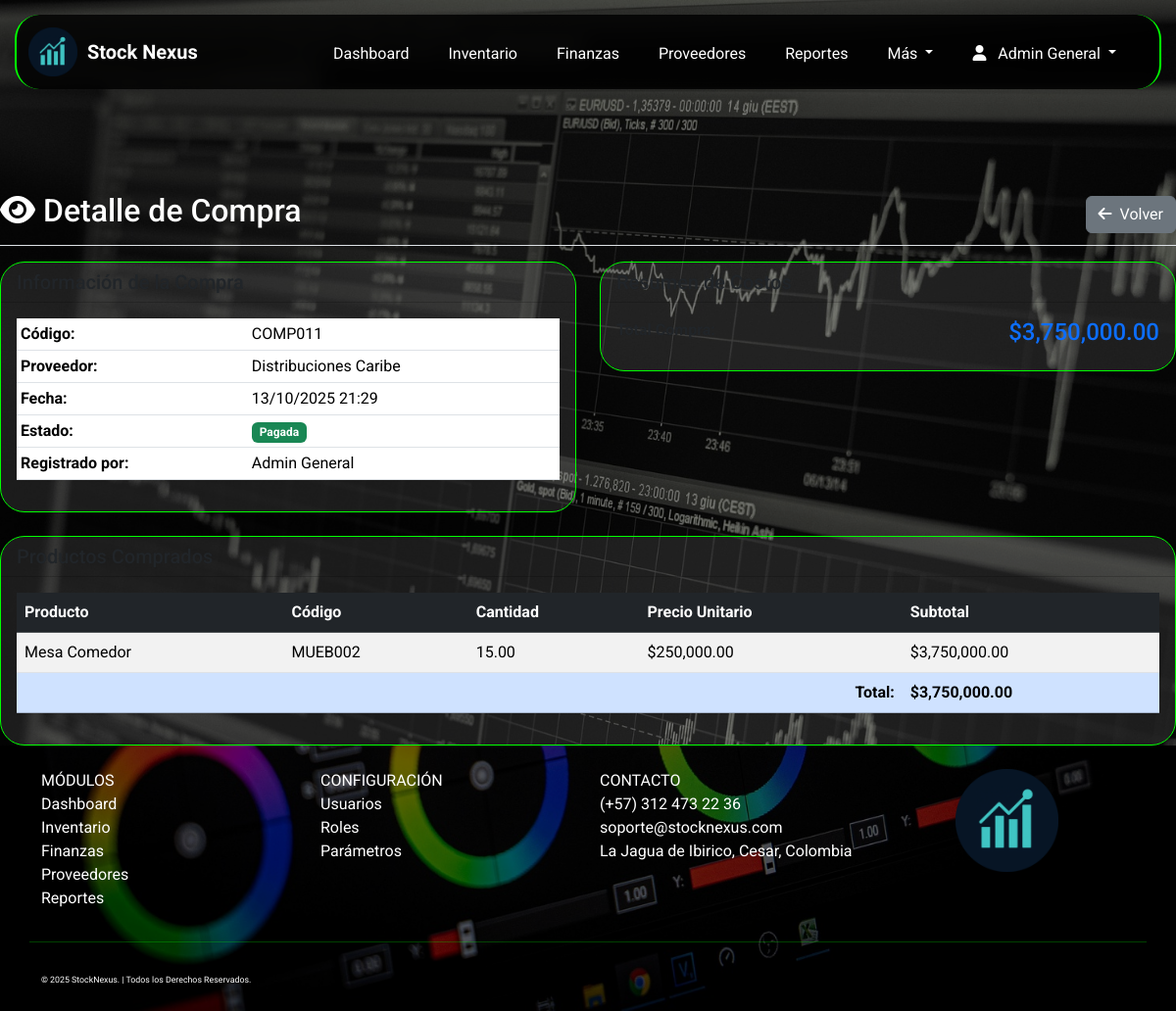
Page /index.php?page=detalle_compra&id=11 (signed in) on the earlier database version.
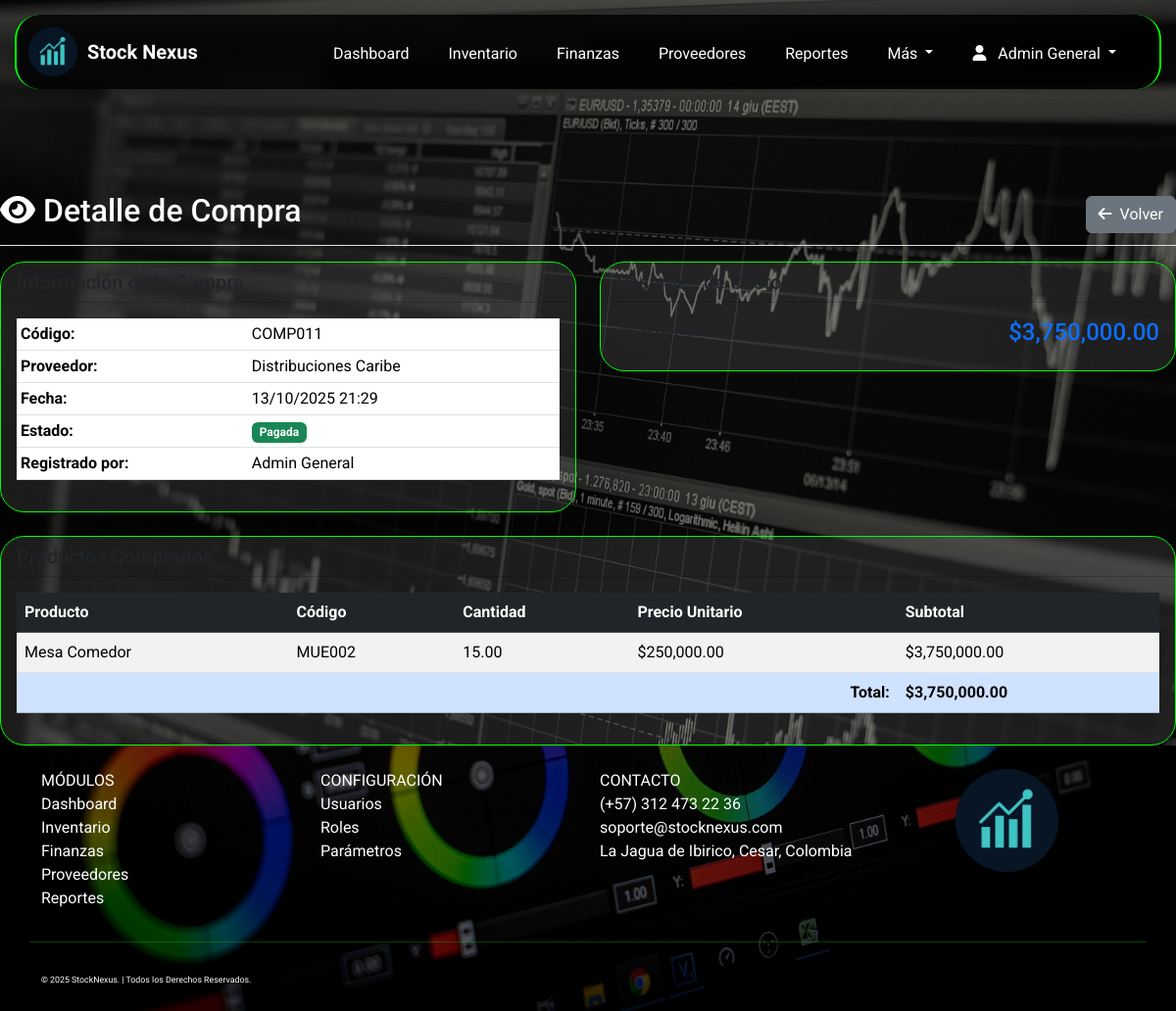
Same page on the later database version.
### tables this page shows
CREATE TABLE `detalle_compras` (
  `id_detalle` int(11) NOT NULL,
  `id_compra` int(11) NOT NULL,
  `id_producto` int(11) NOT NULL,
  `cantidad` decimal(10,2) NOT NULL,
  `precio_unitario` decimal(12,2) NOT NULL,
  `subtotal` decimal(14,2) GENERATED ALWAYS AS (`cantidad` * `precio_unitario`) STORED
);

CREATE TABLE `productos` (
  `id_producto` int(11) NOT NULL,
  `codigo_producto` varchar(50) NOT NULL,
  `nombre_producto` varchar(150) NOT NULL,
  `id_categoria` int(11) DEFAULT NULL,
  `descripcion` text DEFAULT NULL,
  `stock_actual` decimal(10,2) DEFAULT 0.00,
  `stock_minimo` decimal(10,2) DEFAULT 0.00,
  `unidad_medida` varchar(30) DEFAULT 'Unidad',
  `precio_compra` decimal(12,2) DEFAULT 0.00,
  `precio_venta` decimal(12,2) DEFAULT 0.00,
  `estado` enum('Activo','Inactivo') DEFAULT 'Activo'
);

### app/controllers/CompraController.php (called while the page is built, shortened)
<?php
class CompraController {
    private $db;
    public function __construct($database) {
        $this->db = $database;
    }
    public function obtenerDetalle($id_compra) {
        try {
            $stmt = $this->db->prepare("
                SELECT dc.*, p.codigo_producto, p.nombre_producto
                FROM detalle_compras dc
                JOIN productos p ON dc.id_producto = p.id_producto
                WHERE dc.id_compra = :id_compra
            ");
            $stmt->bindParam(':id_compra', $id_compra);
            $stmt->execute();
            return $stmt->fetchAll();
        } catch (PDOException $e) {
            error_log("Error en obtenerDetalle: " . $e->getMessage());
            return [];
        }
    }
}
?>

### app/views/Compras/detalle_compra.php (the view, shortened to what the changed rows need)
<?php
$id = $_GET['id'] ?? null;
$compraController = new CompraController($db);
$detalles = $compraController->obtenerDetalle($id);
?>
<div class="d-flex justify-content-between flex-wrap flex-md-nowrap align-items-center pt-3 pb-2 mb-3 border-bottom"
     style="margin-top:180px;">
    <h1 class="h2"><i class="fas fa-eye me-2"></i>Detalle de Compra</h1>
</div>
<div class="row">
    <div class="col-md-6">
        <div class="card mb-4">
            <div class="card-body">
                <table class="table table-sm">
                    <tr>
                        <th>Código:</th>
                    </tr>
                    <tr>
                        <th>Proveedor:</th>
                    </tr>
                    <tr>
                        <th>Fecha:</th>
                    </tr>
                    <tr>
                        <th>Estado:</th>
                    </tr>
                    <tr>
                        <th>Registrado por:</th>
                    </tr>
                </table>
            </div>
        </div>
    </div>
</div>
<div class="card">
    <div class="card-body">
        <div class="table-responsive">
            <table class="table table-striped">
                <thead class="table-dark">
                    <tr>
                        <th>Producto</th>
                        <th>Código</th>
                        <th>Cantidad</th>
                        <th>Precio Unitario</th>
                        <th>Subtotal</th>
                    </tr>
                </thead>
                <tbody>
                    <?php foreach ($detalles as $detalle): ?>
                    <tr>
                        <td><?= $detalle['nombre_producto'] ?></td>
                        <td><?= $detalle['codigo_producto'] ?></td>
                        <td><?= $detalle['cantidad'] ?></td>
                        <td>$<?= number_format($detalle['precio_unitario'], 2) ?></td>
                        <td>$<?= number_format($detalle['subtotal'], 2) ?></td>
                    </tr>
                    <?php endforeach; ?>
                </tbody>
            </table>
        </div>
    </div>
</div>

Differences in the rows shown:
changed through a linked row, detalle_compras "Mesa Comedor": id_producto.codigo_producto "MUEB002" → "MUE002"
